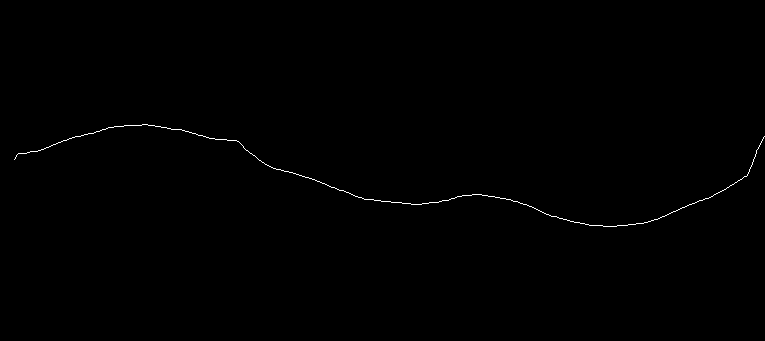
#> input picture sample/tort/skeletons/Arteria-10_skel.png, 765 x 341 px; its folder holds only this picture in this run
$ python squared_skeletons.py
#> lines starting #> are read from the running program, lines starting #| are printed output that depends on the picture; after the words box and inside, x2 and y2 are one past the last pixel; in counts of white or black regions, pixels touching at a corner belong together
### utils/imageproc/image_util.py
import random as rng
import sys

import cv2
import matplotlib.pyplot as plt
import numpy as np
import pandas as pd
import scipy.ndimage as nd
from skimage import color, feature, filters, io
from skimage.measure import regionprops_table
from skimage.morphology import medial_axis, skeletonize

rng.seed(12345)


# [103 lines left out: functions thresh_callback, active_neihbours, neighbours, image_resize, bin_to_bgr, not called in this run]


def bin_to_bgr_(bin_image):
    rgb_img = cv2.cvtColor(bin_image, cv2.COLOR_GRAY2RGB)
    return rgb_img


# [153 lines left out: functions get_uint_image, neighbours_1, transitions, thinning_zhang_suen, skeleton, edgesmoothing and 2 more, not called in this run]


def load_image(path):
    img = cv2.imread(path)
#> img is the input picture: shape (341, 765, 3); 0.3% white in thin lines or dots, all inside (x1, y1, x2, y2) = (14, 124, 765, 227)
    if img is None:
        print("Error loading image")
        exit()
    return img


def save_image(path, image):
    cv2.imwrite(path, image)

### squared_skeletons.py
import os
import sys
import cv2
import numpy as np
from utils.imageproc import image_util


### path

rot_path = 'sample/tort/skeletons/'
new_rot_path = 'sample/tort/skeletons_new/'

size = 850


for filename in os.listdir(rot_path):

    if filename.endswith(".png"):

        img = image_util.load_image(os.path.join(rot_path, filename))
        img = cv2.cvtColor(img, cv2.COLOR_BGR2GRAY)
        # cv2.imshow("original", img)
        # cv2.waitKey(0)
        #get size
        height, width = img.shape
#> height = 341; width = 765
        print (filename,height, width)
#| Arteria-10_skel.png 341 765
        # Create a black image
        x = height if height > width else width
#> x = 765
        y = height if height > width else width
#> y = 765
        square= np.zeros((size,size), np.uint8)
        #
        #This does the job
        #
        # square[int((y-height)/2):int(y-(y-height)/2), int((x-width)/2):int(x-(x-width)/2)] = img
        square[int((y-height)/2):int(y-(y-height)/2), int((x-width)/2):int(x-(x-width)/2)] = img
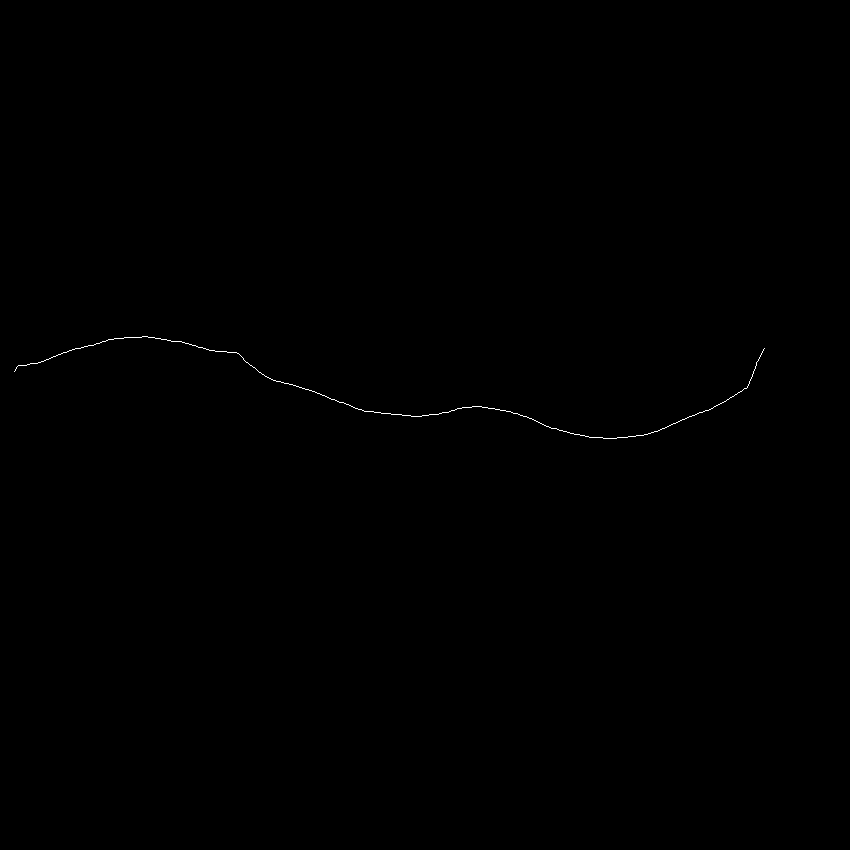
#> square: shape (850, 850); 0.11% white in thin lines or dots, all inside (x1, y1, x2, y2) = (14, 336, 765, 439)
        cv2.imwrite(new_rot_path+filename,square)
        # cv2.imshow("original", img)
        # cv2.imshow("black square", square)
        # cv2.waitKey(0)

$ run again, on sample/tort/skeletons/Arteria-179_skel.png
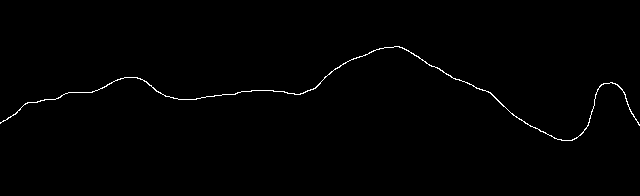
#> input picture sample/tort/skeletons/Arteria-179_skel.png, 640 x 196 px
#> in load_image, img is the input picture: shape (196, 640, 3); values 0 (black) and 253 (white), 0.7% white in thin lines or dots, all inside (x1, y1, x2, y2) = (0, 46, 640, 141)
#| Arteria-179_skel.png 196 640
#> `square[int((y-height)/2):int(y-(y-height)/2), int((x-width)/2):int(x-(..`:
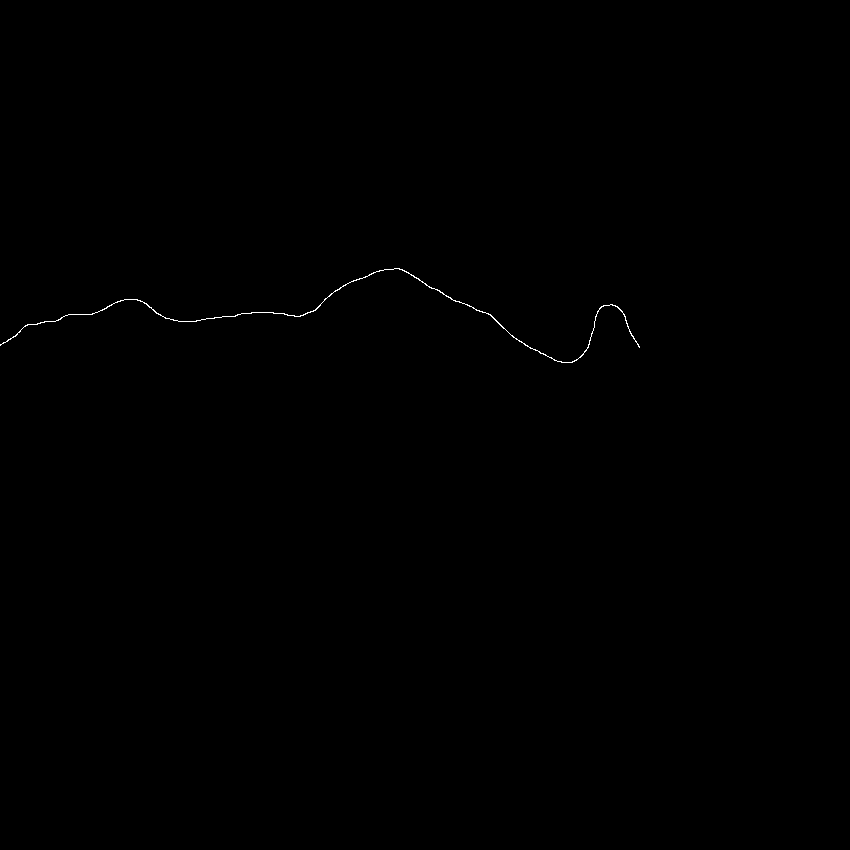
#> square: shape (850, 850); values 0 (black) and 253 (white), 0.12% white in thin lines or dots, all inside (x1, y1, x2, y2) = (0, 268, 640, 363)

$ run again, on sample/tort/skeletons/Arteria-182_skel.png
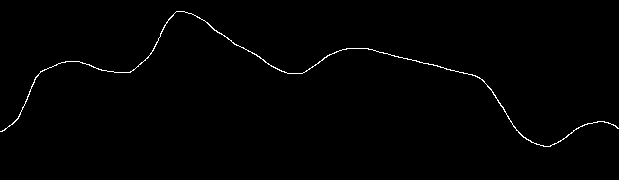
#> input picture sample/tort/skeletons/Arteria-182_skel.png, 619 x 180 px
#> in load_image, img is the input picture: shape (180, 619, 3); values 0 (black) and 253 (white), 0.78% white in thin lines or dots, all inside (x1, y1, x2, y2) = (0, 11, 619, 147)
#| Arteria-182_skel.png 180 619
#> `square[int((y-height)/2):int(y-(y-height)/2), int((x-width)/2):int(x-(..`:
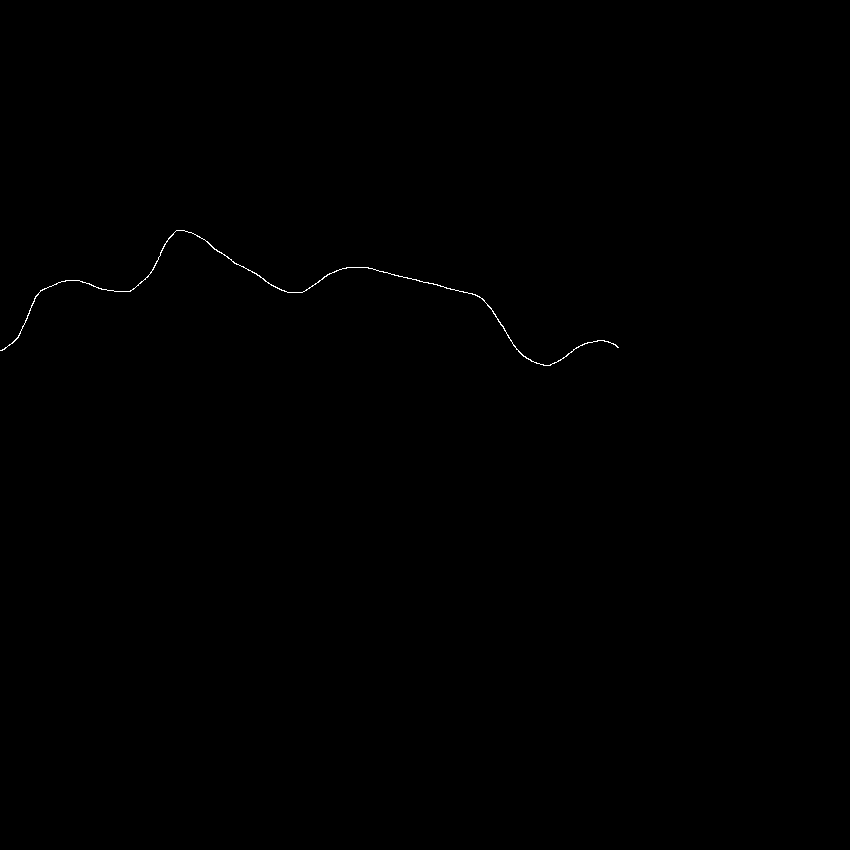
#> square: shape (850, 850); values 0 (black) and 253 (white), 0.12% white in thin lines or dots, all inside (x1, y1, x2, y2) = (0, 230, 619, 366)

$ run again, on sample/tort/skeletons/Arteria-11_skel.png
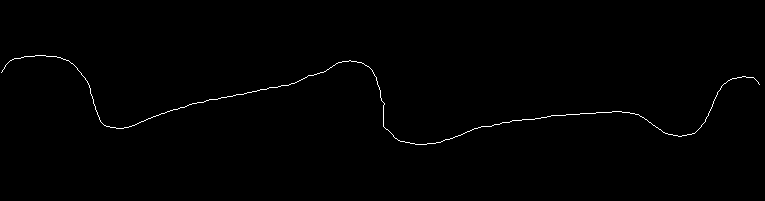
#> input picture sample/tort/skeletons/Arteria-11_skel.png, 765 x 201 px
#> in load_image, img is the input picture: shape (201, 765, 3); 0.56% white in thin lines or dots, all inside (x1, y1, x2, y2) = (1, 55, 760, 145)
#| Arteria-11_skel.png 201 765
#> `square[int((y-height)/2):int(y-(y-height)/2), int((x-width)/2):int(x-(..`:
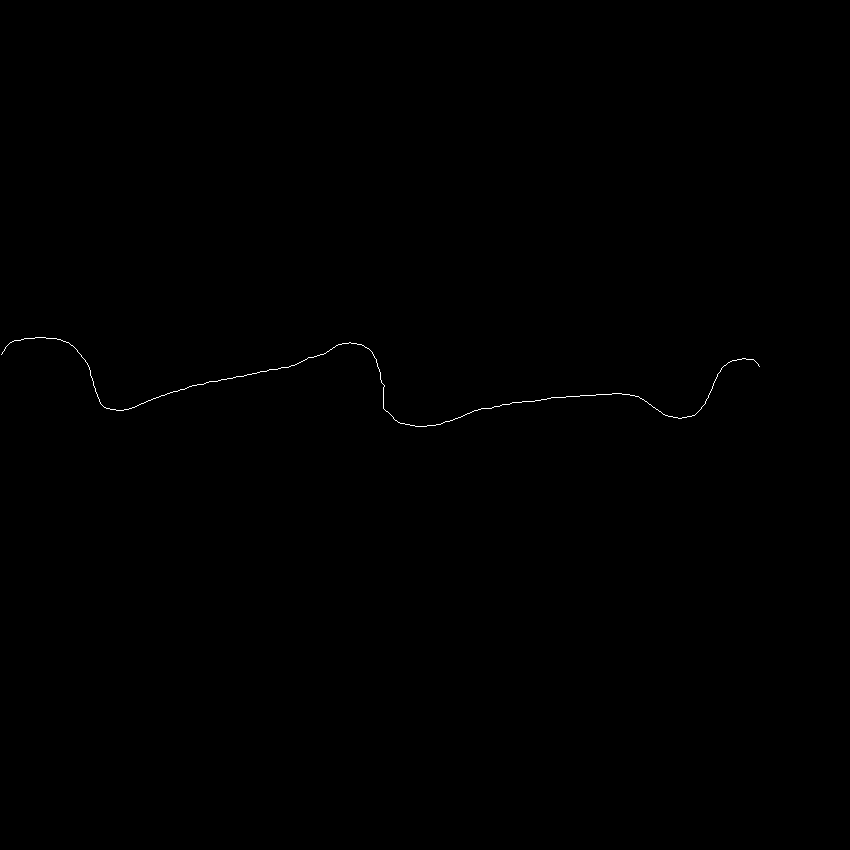
#> square: shape (850, 850); 0.12% white in thin lines or dots, all inside (x1, y1, x2, y2) = (1, 337, 760, 427)
